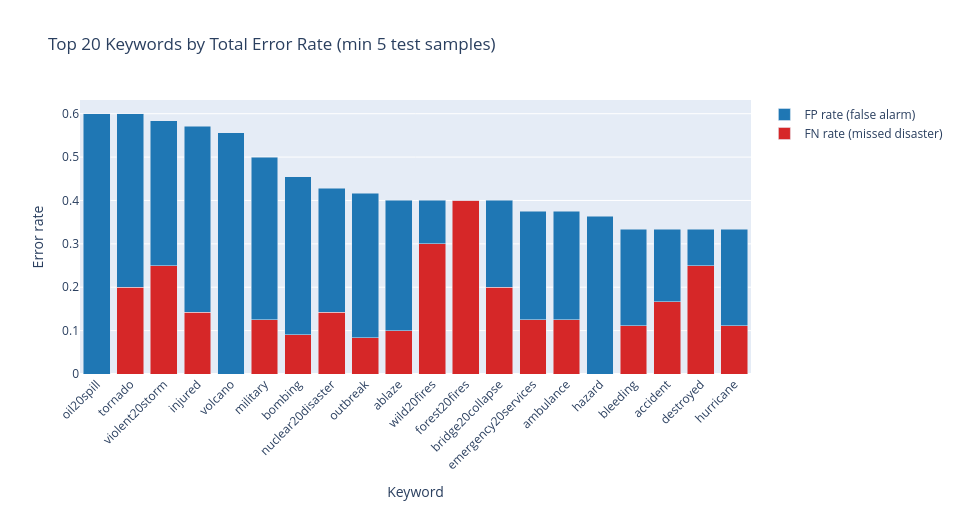

Notebook source saved alongside this figure:
### Markdown cell above
### Analyse & Interprétation

- High-confidence FPs typically contain **strong disaster vocabulary** used in a non-disaster context: news reports about historical events, fictional references, or hyperbole.
- Retweet-heavy tweets with disaster tokens are over-represented in FPs: the model cannot distinguish a quote from an original report.
- FPs are concentrated around keywords with **dual usage** (e.g., `fire` for sports teams, `bomb` in music slang).
- Unlike FNs, FPs are operationally recoverable via human filtering; they are still the second priority for improvement.

### Code cell
kw_stats = (
    test[test['keyword'].notna()]
    .groupby('keyword')
    .agg(
        n      =('target', 'count'),
        n_fn   =('error_type', lambda x: (x == 'FN').sum()),
        n_fp   =('error_type', lambda x: (x == 'FP').sum()),
    )
    .assign(
        error_rate=lambda df: (df['n_fn'] + df['n_fp']) / df['n'],
        fn_rate   =lambda df: df['n_fn'] / df['n'],
        fp_rate   =lambda df: df['n_fp'] / df['n'],
    )
    .query('n >= 5')
    .sort_values('error_rate', ascending=False)
    .head(20)
    .reset_index()
)

fig = go.Figure()
fig.add_trace(go.Bar(
    x=kw_stats['keyword'], y=kw_stats['fn_rate'],
    name='FN rate (missed disaster)', marker_color=COLOR_DISASTER
))
fig.add_trace(go.Bar(
    x=kw_stats['keyword'], y=kw_stats['fp_rate'],
    name='FP rate (false alarm)', marker_color=COLOR_NOT_DISASTER
))
fig.update_layout(
    title='Top 20 Keywords by Total Error Rate (min 5 test samples)',
    xaxis_title='Keyword', yaxis_title='Error rate',
    barmode='stack', xaxis_tickangle=-45,
    width=960, height=510
)
try:
    fig.write_image(f'{FIG_DIR}/03_error_by_keyword.png')
except Exception:
    pass
fig.show()

display(kw_stats[['keyword', 'n', 'fn_rate', 'fp_rate', 'error_rate']].round(3))

### Figure 1 — Plotly figure (JSON) as saved in the notebook; plotly's stock layout.template omitted (floating-point values rounded to 4 significant figures)
{"data": [{"marker": {"color": "#d62728"}, "name": "FN rate (missed disaster)", "type": "bar", "x": ["oil20spill", "tornado", "violent20storm", "injured", "volcano", "military", "bombing", "nuclear20disaster", "outbreak", "ablaze", "wild20fires", "forest20fires", "bridge20collapse", "emergency20services", "ambulance", "hazard", "bleeding", "accident", "destroyed", "hurricane"], "y": [0, 0.2, 0.25, 0.1429, 0, 0.125, 0.09091, 0.1429, 0.08333, 0.1, 0.3, 0.4, 0.2, 0.125, 0.125, 0, 0.1111, 0.1667, 0.25, 0.1111]}, {"marker": {"color": "#1f77b4"}, "name": "FP rate (false alarm)", "type": "bar", "x": ["oil20spill", "tornado", "violent20storm", "injured", "volcano", "military", "bombing", "nuclear20disaster", "outbreak", "ablaze", "wild20fires", "forest20fires", "bridge20collapse", "emergency20services", "ambulance", "hazard", "bleeding", "accident", "destroyed", "hurricane"], "y": [0.6, 0.4, 0.3333, 0.4286, 0.5556, 0.375, 0.3636, 0.2857, 0.3333, 0.3, 0.1, 0, 0.2, 0.25, 0.25, 0.3636, 0.2222, 0.1667, 0.08333, 0.2222]}], "layout": {"barmode": "stack", "height": 510, "title": {"text": "Top 20 Keywords by Total Error Rate (min 5 test samples)"}, "width": 960, "xaxis": {"tickangle": -45, "title": {"text": "Keyword"}}, "yaxis": {"title": {"text": "Error rate"}}}}
